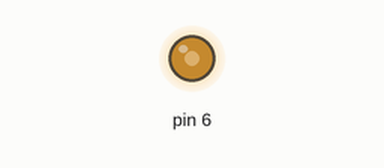
The sketch below on a simulated Arduino Uno, built with avr-gcc and run on an emulated ATmega328P. On the bench: output pins drawn as LEDs (lit = HIGH).

Above: at 0.1 s.
Timing chart, 0 to 1.6 s (numbered marks = the images above):
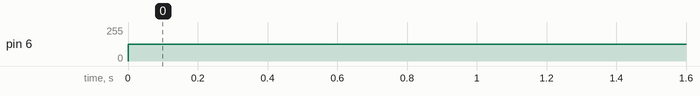

The sketch:

pwm.ino
```cpp
void setup() {
  pinMode(6, OUTPUT);
}

void loop() {
  analogWrite(6, 127);//0=0%, 127=50%, 255=50%
  delay(5);
}
```

Measured:
- by itself, pin 6: 0/255 → 127/255 at 0.00 s
